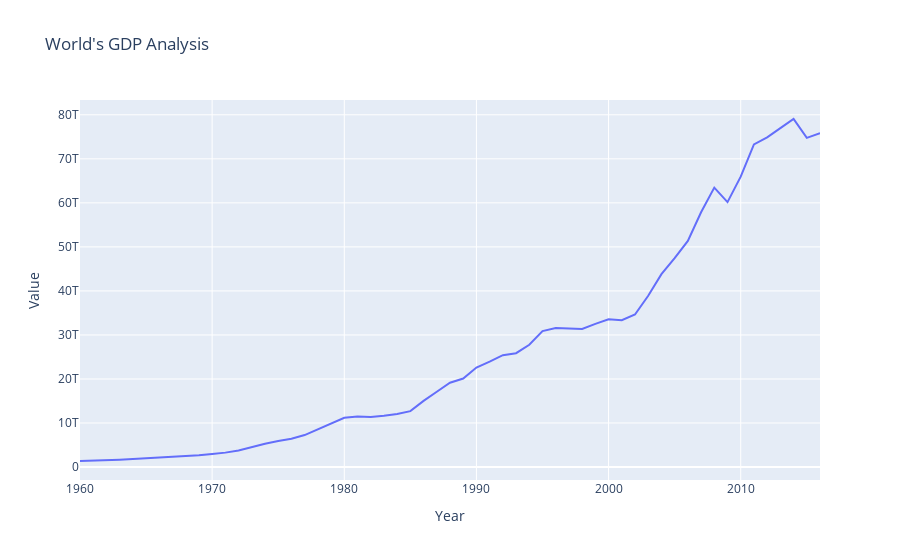

This figure's notebook cell:
### Markdown cell above
## Plotting using Plotly

### Code cell
#Plotting World's GDP
figWorld=px.line(dfWorld,x='Year',y='Value',title="World's GDP Analysis")
figWorld
